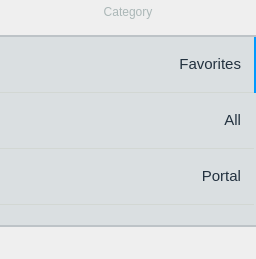
         <widget class="QWidget" name="widget_3" native="true">
          <property name="minimumSize">
           <size>
            <width>150</width>
            <height>0</height>
           </size>
          </property>
          <layout class="QVBoxLayout" name="verticalLayout_9">
           <property name="spacing">
            <number>12</number>
           </property>
           <property name="leftMargin">
            <number>0</number>
           </property>
           <property name="topMargin">
            <number>0</number>
           </property>
           <property name="rightMargin">
            <number>0</number>
           </property>
           <property name="bottomMargin">
            <number>0</number>
           </property>
           <item>
            <widget class="QLabel" name="label_9">
             <property name="minimumSize">
              <size>
               <width>0</width>
               <height>23</height>
              </size>
             </property>
             <property name="maximumSize">
              <size>
               <width>16777215</width>
               <height>23</height>
              </size>
             </property>
             <property name="styleSheet">
              <string notr="true">color:#ABB7B7;</string>
             </property>
             <property name="text">
              <string>Category</string>
             </property>
             <property name="alignment">
              <set>Qt::AlignCenter</set>
             </property>
            </widget>
           </item>
           <item>
            <widget class="QListWidget" name="categoryWidget">
             <property name="styleSheet">
              <string notr="true">QListWidget{
border:none;
border-top:2px solid #BDC3C7;
border-bottom:2px solid #BDC3C7;
font-size:15px;
background-color:#DADFE1;
}
QListWidget::item {
color:#22313F;
min-height:55px;
border-bottom:1px solid #D2D7D3;
padding-right:10px;
}
QListWidget::item::selected {
background-color: #D2D7D3;
color:#0099FF;
}


QScrollBar:vertical {
     border: none;
border-radius:15px;
     background: #DADFE1;
     width: 2px;
     margin: 0px 0 0px 0;
}
 QScrollBar::handle:vertical {
     background: #0099FF;
     min-height: 0px;
 }
 QScrollBar::add-line:vertical {
     border: none;
     background: none;
     height: 0px;
     subcontrol-position: bottom;
     subcontrol-origin: margin;
 }

 QScrollBar::sub-line:vertical {
     border: none;
     background: none;
     height: 0px;
     subcontrol-position: top;
     subcontrol-origin: margin;
 }
 QScrollBar::up-arrow:vertical, QScrollBar::down-arrow:vertical {
     border: none;
     width: 0px;
     height: 0px;
     background: none;
 }

 QScrollBar::add-page:vertical, QScrollBar::sub-page:vertical {
     background: none;
 }</string>
             </property>
             <item>
              <property name="text">
               <string>Favorites</string>
              </property>
              <property name="textAlignment">
               <set>AlignTrailing|AlignVCenter</set>
              </property>
              <property name="icon">
               <iconset resource="resources.qrc">
                <normaloff>:/images/favorite-checked.png</normaloff>:/images/favorite-checked.png</iconset>
              </property>
             </item>
             <item>
              <property name="text">
               <string>All</string>
              </property>
              <property name="textAlignment">
               <set>AlignTrailing|AlignVCenter</set>
              </property>
             </item>
             <item>
              <property name="text">
               <string>Portal</string>
              </property>
              <property name="textAlignment">
               <set>AlignTrailing|AlignVCenter</set>
              </property>
             </item>
             <item>
              <property name="text">
               <string>SNS</string>
              </property>
              <property name="textAlignment">
               <set>AlignTrailing|AlignVCenter</set>
              </property>
             </item>
             <item>
              <property name="text">
               <string>Shopping</string>
              </property>
              <property name="textAlignment">
               <set>AlignTrailing|AlignVCenter</set>
              </property>
             </item>
             <item>
              <property name="text">
               <string>Bank</string>
              </property>
              <property name="textAlignment">
               <set>AlignTrailing|AlignVCenter</set>
              </property>
             </item>
             <item>
              <property name="text">
               <string>School</string>
              </property>
              <property name="textAlignment">
               <set>AlignTrailing|AlignVCenter</set>
              </property>
             </item>
             <item>
              <property name="text">
               <string>Game</string>
              </property>
              <property name="textAlignment">
               <set>AlignTrailing|AlignVCenter</set>
              </property>
             </item>
             <item>
              <property name="text">
               <string>Music</string>
              </property>
              <property name="textAlignment">
               <set>AlignTrailing|AlignVCenter</set>
              </property>
             </item>
             <item>
              <property name="text">
               <string>Movie</string>
              </property>
              <property name="textAlignment">
               <set>AlignTrailing|AlignVCenter</set>
              </property>
             </item>
            </widget>
           </item>
           <item>
            <layout class="QHBoxLayout" name="horizontalLayout_7">
             <property name="spacing">
              <number>5</number>
             </property>
             <property name="topMargin">
              <number>0</number>
             </property>
             <item>
              <widget class="QPushButton" name="addCategory">
               <property name="minimumSize">
                <size>
                 <width>20</width>
                 <height>20</height>
                </size>
               </property>
               <property name="maximumSize">
                <size>
                 <width>20</width>
                 <height>20</height>
                </size>
               </property>
               <property name="styleSheet">
                <string notr="true">border:none;</string>
               </property>
               <property name="text">
                <string/>
               </property>
               <property name="icon">
                <iconset resource="resources.qrc">
                 <normaloff>:/images/addButton.png</normaloff>:/images/addButton.png</iconset>
               </property>
               <property name="iconSize">
                <size>
                 <width>20</width>
                 <height>20</height>
                </size>
               </property>
              </widget>
             </item>
             <item>
              <widget class="QPushButton" name="removeCategory">
               <property name="minimumSize">
                <size>
                 <width>20</width>
                 <height>20</height>
                </size>
               </property>
               <property name="maximumSize">
                <size>
                 <width>20</width>
                 <height>20</height>
                </size>
               </property>
               <property name="styleSheet">
                <string notr="true">border:none;</string>
               </property>
               <property name="text">
                <string/>
               </property>
               <property name="icon">
                <iconset resource="resources.qrc">
                 <normaloff>:/images/removeButton.png</normaloff>:/images/removeButton.png</iconset>
               </property>
               <property name="iconSize">
                <size>
                 <width>20</width>
                 <height>20</height>
                </size>
               </property>
              </widget>
             </item>
             <item>
              <spacer name="horizontalSpacer_12">
               <property name="orientation">
                <enum>Qt::Horizontal</enum>
               </property>
               <property name="sizeHint" stdset="0">
                <size>
                 <width>40</width>
                 <height>20</height>
                </size>
               </property>
              </spacer>
             </item>
            </layout>
           </item>
          </layout>
         </widget>
